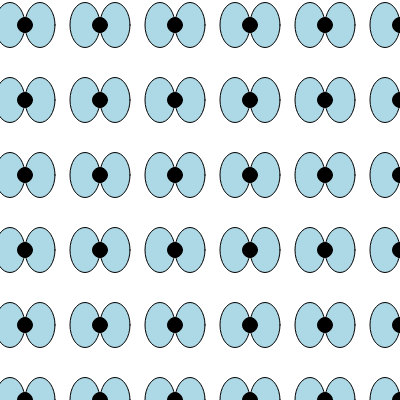
Frame 1 (no input)
Frame 2 (the mouse pressed at the canvas centre, redrawn once): identical to frame 1, image omitted

The p5.js sketch that drew this single still picture (run headless with seeded random() and noise() and a simulated clock; the mouse was pressed at the canvas centre and the sketch redrawn once):

// p5.js sketch
// ── sketch.js
function setup() {
  createCanvas(400, 400);
  noLoop();
}

function draw() {
  background(255);

  for (let x = 25; x <= width; x += 75) {
    for (let y = 25; y <= height; y += 75) {
      drawBow(x, y);
    }
  }
}

function drawBow(x, y) {
  // Draw left loop
  fill('lightblue');
  ellipse(x - 15, y, 30, 45);

  // Draw right loop
  ellipse(x + 15, y, 30, 45);

  // Draw center knot
  fill('black');
  ellipse(x, y, 15, 15);
}
